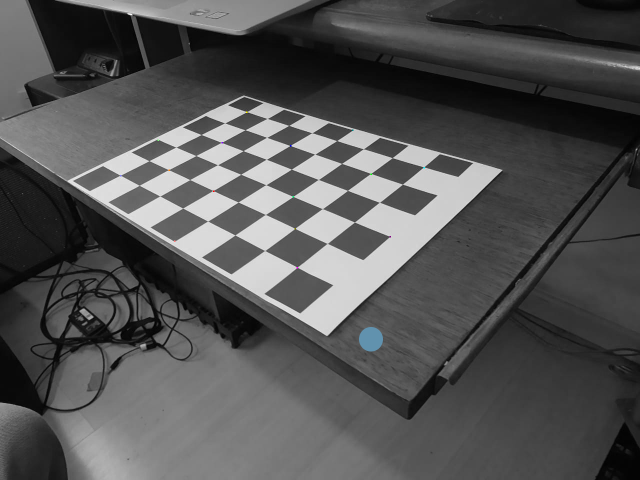
#> input picture assignments/camera_calibration/inputs/AnInput01.tif, 1280 x 960 px (shown at 1/2 size)
$ jupyter execute camera_calibration.ipynb
#> lines starting #> are read from the running program, lines starting #| are printed output that depends on the picture
[cell 1]
import cv2
from matplotlib import pyplot as plt
import numpy as np

from mpl_toolkits.mplot3d import Axes3D  # noqa: F401 unused import

# Calibração Naïve

[cell 2]
# Pattern sides measurements
dX = 270 #mm
dY = 202 #mm
dZ = 1200 #mm

dx = 610 - 382 #pixels
dy = 767 - 594 #pixels

fx = dZ * (dx/dX)
fy = dZ * (dy/dY)

print('Focal Lenght (fx, fy): ({}, {})'.format(fx, fy))

Na obtenção das imagens de testes tive que tomar o cuidado para que todas as imagens fossem tomadas com a mesma resolução (1208 x 960 pixels). Como a distancia focal está expressa em termos do tamanho do pixel (não em milimetros), usar imagens na mesma resolução é importante para manter os resultados consistentes,

# Calibração pelo Octave

### Para calibração pelo octave um conjunto de 5 imagens foram geradas e inseridas na ferramenta.
A imagem abaixo ilustra a ferramenta identificando e extraindo pontos de referência para o cálculo dos parametros

### Após a definição dos eixos de coordenadas em todas as imagens o processo de calibração foi executado. Os resultados podem ser vistos nas imagens abaixo.

### Os parâmetros intrinsecos foram calculados e estão exibidos abaixo.

### Além dos parâmetros intrinsecos, também foi realizada a extração dos parâmetros extrinsecos de uma das imagens para construção de um modelo para verificar se os resultados estão consistentes.

## Construindo um modelo com os parâmetros obtidos

[cell 3]
# Auxiliar functions to homogenize coordinates

def to_homo(coord):
    return np.append(coord, 1)

def from_homo_2d(homo_coord):
    return np.array([ homo_coord[0]/homo_coord[2], homo_coord[1]/homo_coord[2] ])

def from_homo_3d(homo_coord):
    return np.array([ homo_coord[0]/homo_coord[3], homo_coord[1]/homo_coord[3], homo_coord[2]/homo_coord[3] ])

[cell 4]
# Camera model class

class CameraModel:
    def __init__(self, R, T, f, c):
        self.Mint = np.array([
            [f[0], 0, c[0], 0],
            [0, f[1], c[1], 0],
            [0,  0,  1, 0]
        ])
        self.f = f
        self.c = c
        self.R = R
        self.T = T
        self.Mext = np.zeros((4,4))
        self.Mext[0:3,0:3] = R
        self.Mext[0:3,3] = T
        self.Mext[3,3] = 1


    def to_camera_ref(self, world_point):
        t = world_point
        if t.shape[0] == 3: #homogenize
            t = to_homo(world_point)
        homo_res = self.Mext.dot(t)
        return from_homo_3d(homo_res)

    def project_world_point(self, world_point):
        t = world_point
        if t.shape[0] == 3: #homogenize
            t = to_homo(world_point)
        homo_res = self.Mint.dot(self.Mext).dot(t)
        return from_homo_2d(homo_res)

    def print_parameters(self):
        print('Focal length: {}'.format(self.f))
        print('Principal point: {}'.format(self.c))
        print('Translation vector: {}'.format(self.T))
        print('Rotation matrix:')
        print(self.R)

[cell 5]
## OCTAVE PARAMETERS ##
# Parameters obtained by calibration using octave are inserted below
f = np.array([1045.73, 1062.27])
c = np.array([639.50, 475.50])
R = np.array([
    [0.763311, 0.642743, -0.065099],
    [0.350098, -0.496238, -0.794468],
    [-0.542943, 0.583635, -0.603807]
])
T = np.array([ -217.467313, -51.212003, 457.262331])

octaveModel = CameraModel(R,T,f,c)
octaveModel.print_parameters()

[cell 6]
# Reading test image (same image the extrinsic parameters were obtained)

input_image = cv2.imread('./inputs/AnInput01.tif', cv2.IMREAD_COLOR)
#> input_image is the input picture: shape (960, 1280, 3); mean B, G, R 82.6, 82.5, 82.5
input_image = cv2.cvtColor(input_image, cv2.COLOR_BGR2RGB)
print(input_image.shape)
#| (960, 1280, 3)
plt.imshow(input_image)

[cell 7]
# Data manually collected from our sample image
# Columns 0:3 -> point in World Coordinates (3D)
# Columns 3:5 -> point in Image Coordinates (2D)
world = [0,1,2]
image = [3, 4]

data = np.array([
    [240,30,0,594,535],
    [240,180,0,848,335],
    [30,180,0,493,224],
    [60,60,0,338,340],
    [120,60,0,427,382],
    [120,150,0,581,291],
    [210,150,0,742,348],
    [180,90,0,586,393],
    [60,120,0,444,285],
    [210,60,0,590,457],
    [30,30,0,241,351],
    [150,0,0,349,482],
    [0,90,0,316,280]
])

[cell 8]
proj_x = []
proj_y = []
for i in range(len(data)):
    wrld = data[i, world]
    img = data[i, image]
    proj = octaveModel.project_world_point(wrld)
    error = img - proj
    proj_x.append(proj[0])
    proj_y.append(proj[1])
    print('Sample {:<2} ({:<3}mm, {:<3}mm, {:<3}mm) -> \t {:.2f}, {:.2f} \t  {:.2f}, {:.2f} \t  Err. ({:.2f}, {:.2f}) '.format(
        i,
        wrld[0], wrld[1], wrld[2],
        proj[0], proj[1],
        img[0], img[1],
        error[0], error[1]
    ))


fig, ax = plt.subplots(figsize=(15,15))
# ax.imshow(input_image)
# fig, ax = plt.subplots()
x = range(300)
ax.imshow(input_image)
ax.scatter(proj_x, proj_y, s=100, c='r')
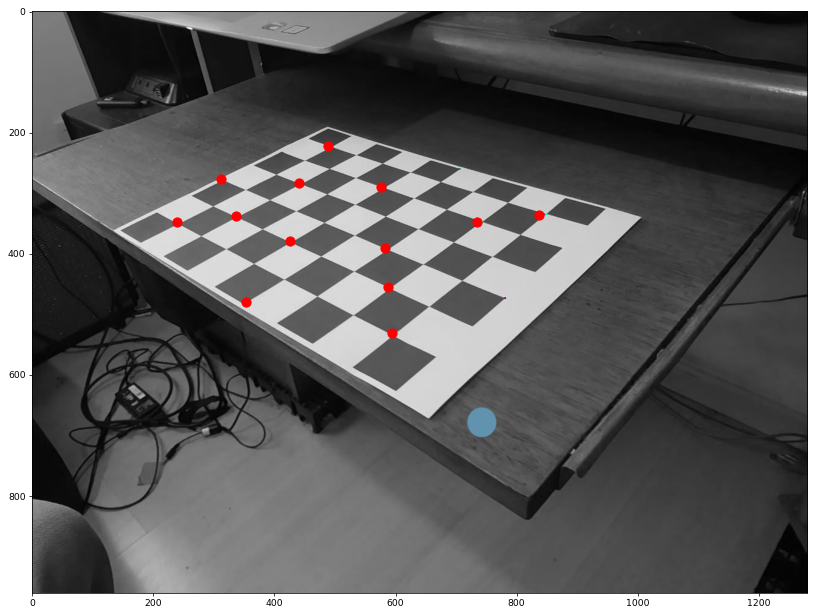
#> figure drawn by matplotlib, 1 panel

### Como pudemos ver acima a calibração apresentou resultados consistentes.
### Resultados melhores em termos de precisão poderiam ser obtidos. Para isso seria necessário a realização do processo de calibração com mais precisão no momento da definição dos eixos de coordenadas.

# Calibração utilizando o algoritmo do livro Trucco e Verri

A imagem acima ilustra a imagem tomada para a realização da calibração.

Importante notar que alterei o padrão para que ao invés de um plano os pontos de calibração pudessem ser extraidos das faces de um cubo.

Em amarelo os pontos coletados.

## Entradas e configuração

[cell 9]
# CONFIGURATION

# Since TRUCCO/VERRI algorithm assume that the image origin is in the center or the image
# original image coordinates should be translated to keep consistency
image_center_is_origin = True

force_rotation_matrix_orthogonal = True

[cell 10]
# INPUTS

# Define the center of the image
y0 = 1280/2
x0 = 960/2

# Data manually collected from our sample image
# Columns 0:3 -> point in World Coordinates (3D)
# Columns 3:5 -> point in Image Coordinates (2D)
world = [0,1,2]
image = [3, 4]

data = np.array([
    [0,0,0,485,895],
    [90,0,0, 628, 773],
    [0,0,30, 477, 845],
    [30,0,30, 532, 801],
    [150, 0, 60, 710, 602],
    [120, 0, 90, 670, 574],
    [60, 0, 90, 573, 648],
    [90, 0, 60, 624, 665],
    [0,0,120, 456, 666],
    [0,30, 0, 431, 854],
    [0, 60, 120, 343, 599],
    [0,60,60, 363, 722],
    [0, 120, 90, 256, 607],
    [0, 90,30, 327, 740],
    [30, 30, 120, 460, 589],
    [90, 90, 120, 464, 489],
    [60, 30, 120, 515, 557],
    [30, 60, 120, 405, 559],
    [0, 90, 120, 295, 569],
    [60, 90, 120, 413, 509]
])

if image_center_is_origin: # transforma x = x - ox
    data[:,4] = data[:,4] - y0
    data[:,3] = data[:,3] - x0
    # print(data)

[cell 11]
# AUXILIAR FUNCTIONS
# Functions below are helpers to build matrices used by the algorithm

def format_row_AS1(i, w):
    return np.array([
        i[0]*w[0],
        i[0]*w[1],
        i[0]*w[2],
        i[0],
        -i[1]*w[0],
        -i[1]*w[1],
        -i[1]*w[2],
        -i[1],
    ])

def format_row_AS2(i, w, R, T):
    return np.array([
        i[0],
        R[0,0]*w[0]+R[0,1]*w[1]+R[0,2]*w[2] + T[0]
    ])


def format_row_bS2(i, w, R):
    return np.array([
        -i[0]*(R[2,0]*w[0]+R[2,1]*w[1]+R[2,2]*w[2])
    ])

## O algoritmo

[cell 12]
# THE ALGORITHM

# Build Matrix A
A = np.array([format_row_AS1(data[i,image], data[i,world]) for i in range(len(data))])

# Perform Single Values Decomposition
U, S, Vt = np.linalg.svd(A)

# Since values are sorted, last column will represent to the smallest eigenvalue
v = Vt.T[:, -1]

# Calculate scale factor
gamma = np.sqrt( pow(v[0],2) + pow(v[1],2) + pow(v[2],2) )

# Calculate aspect ratio
alpha = np.sqrt( pow(v[4],2) + pow(v[5],2) + pow(v[6],2) ) / gamma

# Adjust estimated parameters by the scale factor
v = v / gamma

# Build R matrix (Rotation)
R = np.zeros((3,3))
R[1,:] = v[0:3]
R[0,:] = v[4:7]/alpha
R[2,:] = np.cross(R[0,:],R[1,:])

# Partially build T vector (Translation)
T = np.zeros(3)
T[1] = v[3]
T[0] = v[7]/alpha
# print(T)

# Check and adjust scale factor signal (if necessary)
st = data[0,image][0] * (R[0,0]*data[0, world][0] + R[0,1]*data[0, world][0] + R[0,2]*data[0, world][0] + T[0])
if st > 0:
    R[1,:] = -R[1,:]
    R[0,:] = -R[0,:]
    T = -T

# If configured to do so, force rotation matrix to be orthogonal
U, s, V = np.linalg.svd(R)
if force_rotation_matrix_orthogonal: #Forçar a ortogonalidade de R
    R = U.dot(np.eye(3,3).dot(V))

# Build system to solve for Tz and fx
Afinal = np.array([format_row_AS2(data[i, image], data[i, world], R, T) for i in range(len(data))])
Bfinal = np.array([format_row_bS2(data[i, image], data[i, world], R) for i in range(len(data))])

# Find final parameters Tz and fx
tf = np.linalg.inv(Afinal.T.dot(Afinal)).dot(Afinal.T).dot(Bfinal)
T[2] = tf[0]
f = np.ones(2) * tf[1]
f[1] = f[1] * alpha # Adjusting fy accordingly estimated fx and aspect ratio (alpha)

[cell 13]
# Shoud place principal point in origin, since Trucco and Verri book algorithm assumes that.
# The input data was also previously translated
c = np.array([0, 0])

# Changing the [fx, fy] signal to fit the model as described in Trucco and Verri book
svdCalibration = CameraModel(R,T,-f,c)
svdCalibration.print_parameters()

[cell 14]
proj_x = []
proj_y = []
for i in range(len(data)):
    wrld = data[i, world]
    img = data[i, image]
    proj = svdCalibration.project_world_point(wrld)
    proj_x.append(proj[0] + x0)
    proj_y.append(proj[1] + y0)
    error = img - proj
    print('Sample {:<2} ({:<3}mm, {:<3}mm, {:<3}mm) -> \t {:<6.1f}, {:<6.1f} \t  {:<6.1f}, {:<6.1f} \t  Err. ({:.2f}, {:.2f}) '.format(
        i,
        wrld[0], wrld[1], wrld[2],
        proj[0], proj[1],
        img[0], img[1],
        error[0], error[1]
    ))

input_image = cv2.imread('./trucco/3DInput.jpeg', cv2.IMREAD_COLOR)
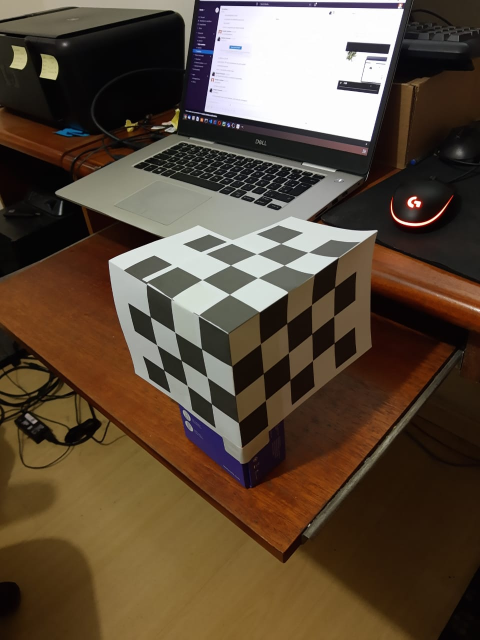
#> input picture assignments/camera_calibration/trucco/3DInput.jpeg, 960 x 1280 px (shown at 1/2 size)
#> input_image is the input picture: shape (1280, 960, 3); mean B, G, R 57.7, 74.4, 90.6
input_image = cv2.cvtColor(input_image, cv2.COLOR_BGR2RGB)

fig, ax = plt.subplots(figsize=(15,15))
ax.imshow(input_image)
ax.scatter(proj_x, proj_y, s=100, c='r')
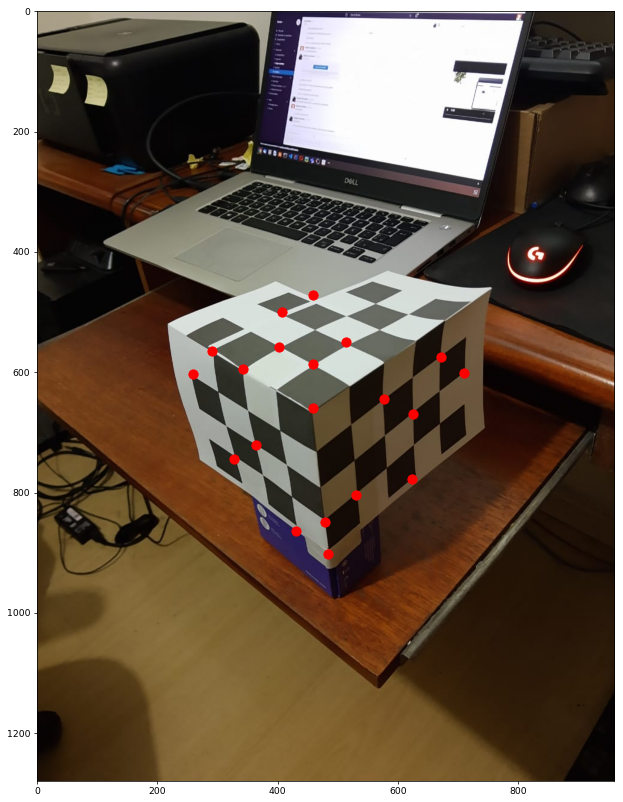
#> figure drawn by matplotlib, 1 panel

### Como pudemos ver acima, também para a calibração utilizando o algoritmo do Livro Trucco e Verri os  resultados obtidos foram consistentes.
### Também para esse caso podemos trabalhar melhor a questão da precisão, especialmente tomando o cuidado do cubo utilizado como padrão de calibração representar mais precisamente um cubo.

# Discussão

Em termos dos valores intrínsecos os resultados foram consistentes nos três experimentos. A distância focal aproximadamente 1010 pixels. Essa consistência apenas foi obtida após o cuidado de usar imagens na mesma resolução (1280x960). Antes algumas discrepâncias ocorriam, o que é razoável, dado que a distância focal está expressa em pixels e não em milímetros.

Importante notar que o ponto principal no caso da calibração por SVD não foi calculado, mas dado de acordo com a resolução da imagem (basicamente largura e altura dividido por dois). Os dados de entrada para esse método foram ajustados de acordo com essa premissa para a realização da calibração e para a comparação no final.

Parâmetros extrínsicos não podem ser comparados, até porque foram utilizadas imagens diferentes. Mas pudemos observar nos testes feitos com os modelos que os resultados foram consistentes.

Outro ponto importante a ser notado é sobre o sinal da distância focal. No caso da calibração por SVD, o modelo apresentado no livro do Trucco e Verri entra com o sinal trocado. Assim, para manter a matemática consistente, ao criar o modelo, tive que garantir que esse parâmetro era passado com o sinal negativo.

Na calibração utilizando o método por SVD, tive que alterar o padrão para evitar que todos os pontos estivessem no mesmo plano, pois isso levaria a problemas na estimativa dos parâmetros (não seria encontrada uma solução). Por isso o padrão foi recortado e formatado para representar 3 faces de um cubo, de onde extraí as coordenadas.

[cell 15]
# The code below was used for debuging. A visualization of how point in world
# coordinate system are projected to camera coordinate system

axis_test_x = np.array([ [i*5, 0, 0] for i in range(20) ])
axis_test_y = np.array([ [0, i*5, 0] for i in range(20) ])
axis_test_z = np.array([ [0, 0, i*5] for i in range(20) ])

fig = plt.figure()
fig.set_size_inches(18.5, 8.5)
ax1 = fig.add_subplot(121, projection='3d')
ax2 = fig.add_subplot(122, projection='3d')

for i in range(len(axis_test_x)):
    src = axis_test_x[i]
    trg = svdCalibration.to_camera_ref(axis_test_x[i])
    ax2.scatter(trg[0], trg[1], trg[2], color='r')
    ax1.scatter(src[0], src[1], src[2], color='r')

for i in range(len(axis_test_y)):
    src = axis_test_y[i]
    trg = svdCalibration.to_camera_ref(axis_test_y[i])
    ax2.scatter(trg[0], trg[1], trg[2], color='b')
    ax1.scatter(src[0], src[1], src[2], color='b')

for i in range(len(axis_test_z)):
    src = axis_test_z[i]
    trg = svdCalibration.to_camera_ref(axis_test_z[i])
    ax2.scatter(trg[0], trg[1], trg[2], color='g')
    ax1.scatter(src[0], src[1], src[2], color='g')

ax1.set_title('World coordinate system')
ax1.set_xlabel('X World')
ax1.set_ylabel('Y World')
ax1.set_zlabel('Z World')

ax2.set_title('Camera coordinate system')
ax2.set_xlabel('X Camera')
ax2.set_ylabel('Y Camera')
ax2.set_zlabel('Z Camera')

plt.show()
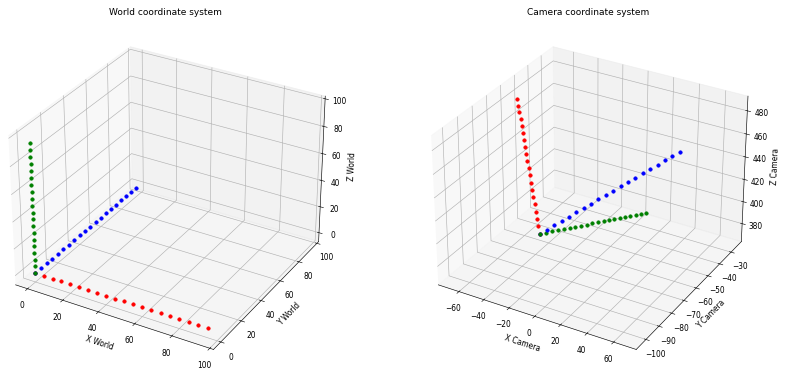
#> figure drawn by matplotlib, 2 panels
